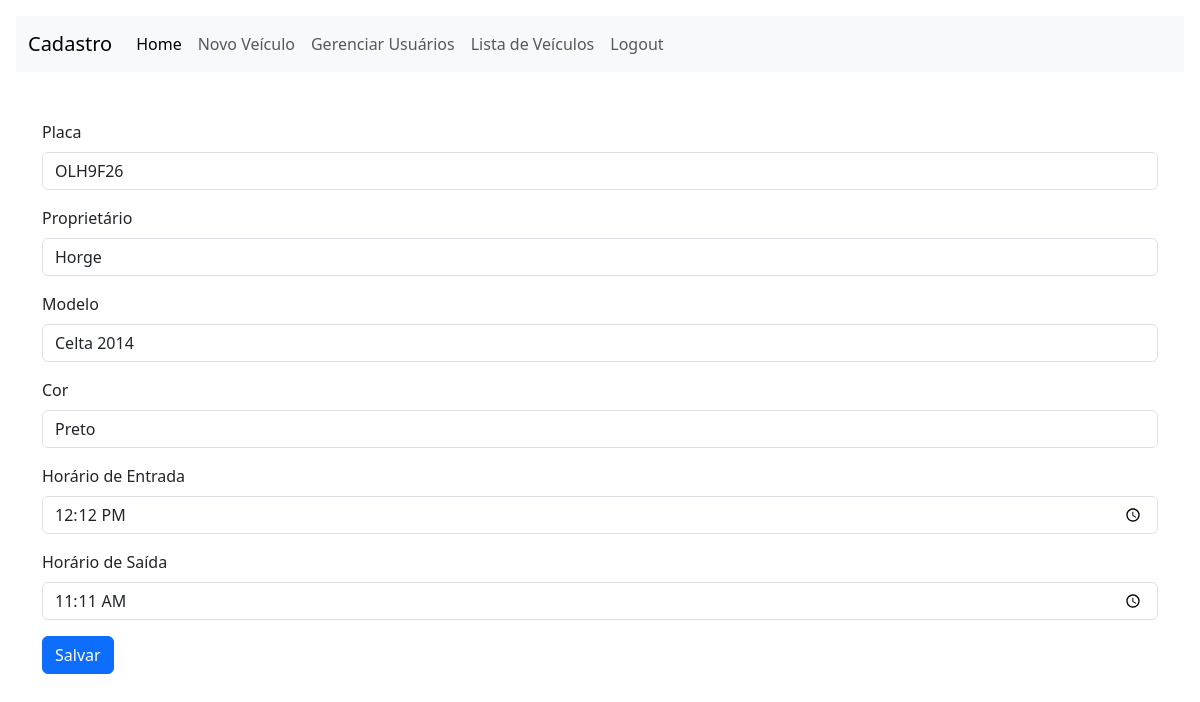
The page /index.php?page=editar&id=2 (signed in) on the database its author committed.
### tables this page shows
CREATE TABLE `veiculo` (
  `id` int(11) NOT NULL,
  `placa` varchar(8) NOT NULL,
  `proprietario` varchar(100) NOT NULL,
  `modelo` varchar(100) NOT NULL,
  `cor` varchar(50) NOT NULL,
  `horario_entrada` time NOT NULL,
  `horario_saida` time NOT NULL
);

### editar-usuario.php (the view, shortened to what this page needs)
<?php
include("config.php");
$id = intval($_REQUEST["id"]);
$sql = "SELECT * FROM veiculo WHERE id=?";
$stmt = $conn->prepare($sql);
$stmt->bind_param("i", $id);
$stmt->execute();
$res = $stmt->get_result();
$wor = $res->fetch_object();
?>
<form action="salvar-usuario.php" method="POST">
    <div class="mb-3">
        <label for="placa" class="form-label">Placa</label>
        <input type="text" class="form-control" id="placa" name="placa" value="<?php echo htmlspecialchars($wor->placa); ?>" required>
    </div>
    <div class="mb-3">
        <label for="proprietario" class="form-label">Proprietário</label>
        <input type="text" class="form-control" id="proprietario" name="proprietario" value="<?php echo htmlspecialchars($wor->proprietario); ?>" required>
    </div>
    <div class="mb-3">
        <label for="modelo" class="form-label">Modelo</label>
        <input type="text" class="form-control" id="modelo" name="modelo" value="<?php echo htmlspecialchars($wor->modelo); ?>" required>
    </div>
    <div class="mb-3">
        <label for="cor" class="form-label">Cor</label>
        <input type="text" class="form-control" id="cor" name="cor" value="<?php echo htmlspecialchars($wor->cor); ?>" required>
    </div>
    <div class="mb-3">
        <label for="horario_entrada" class="form-label">Horário de Entrada</label>
        <input type="time" class="form-control" id="horario_entrada" name="horario_entrada" value="<?php echo htmlspecialchars($wor->horario_entrada); ?>" required>
    </div>
    <div class="mb-3">
        <label for="horario_saida" class="form-label">Horário de Saída</label>
        <input type="time" class="form-control" id="horario_saida" name="horario_saida" value="<?php echo htmlspecialchars($wor->horario_saida); ?>" required>
    </div>
    <button type="submit" class="btn btn-primary">Salvar</button>
</form>

### rows shown on the page
veiculo: placa "OLH9F26", proprietario "Horge", modelo "Celta 2014", cor "Preto", horario_entrada "12:12:00", horario_saida "11:11:00"
